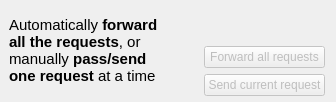
        <widget class="QWidget" name="tab">
         <attribute name="title">
          <string>Controls</string>
         </attribute>
         <layout class="QVBoxLayout" name="verticalLayout_19">
          <property name="leftMargin">
           <number>9</number>
          </property>
          <property name="topMargin">
           <number>6</number>
          </property>
          <property name="bottomMargin">
           <number>6</number>
          </property>
          <item>
           <layout class="QHBoxLayout" name="horizontalLayout_3">
            <item>
             <widget class="QLabel" name="label_13">
              <property name="text">
               <string>&lt;!DOCTYPE HTML PUBLIC &quot;-//W3C//DTD HTML 4.0//EN&quot; &quot;http://www.w3.org/TR/REC-html40/strict.dtd&quot;&gt;
&lt;html&gt;&lt;head&gt;&lt;meta name=&quot;qrichtext&quot; content=&quot;1&quot; /&gt;&lt;style type=&quot;text/css&quot;&gt;
p, li { white-space: pre-wrap; }
&lt;/style&gt;&lt;/head&gt;&lt;body style=&quot; font-family:'Samyak Oriya'; font-size:11pt; font-weight:400; font-style:normal;&quot;&gt;
&lt;p style=&quot; margin-top:0px; margin-bottom:0px; margin-left:0px; margin-right:0px; -qt-block-indent:0; text-indent:0px;&quot;&gt;Automatically &lt;span style=&quot; font-weight:600;&quot;&gt;forward all the requests&lt;/span&gt;, or manually &lt;span style=&quot; font-weight:600;&quot;&gt;pass/send one request&lt;/span&gt; at a time&lt;/p&gt;&lt;/body&gt;&lt;/html&gt;</string>
              </property>
              <property name="wordWrap">
               <bool>true</bool>
              </property>
             </widget>
            </item>
            <item>
             <spacer name="horizontalSpacer">
              <property name="orientation">
               <enum>Qt::Horizontal</enum>
              </property>
              <property name="sizeType">
               <enum>QSizePolicy::Minimum</enum>
              </property>
              <property name="sizeHint" stdset="0">
               <size>
                <width>40</width>
                <height>20</height>
               </size>
              </property>
             </spacer>
            </item>
            <item>
             <layout class="QVBoxLayout" name="verticalLayout_2">
              <item>
               <spacer name="verticalSpacer">
                <property name="orientation">
                 <enum>Qt::Vertical</enum>
                </property>
                <property name="sizeType">
                 <enum>QSizePolicy::Expanding</enum>
                </property>
                <property name="sizeHint" stdset="0">
                 <size>
                  <width>20</width>
                  <height>40</height>
                 </size>
                </property>
               </spacer>
              </item>
              <item>
               <widget class="QPushButton" name="senderPassAllButton">
                <property name="enabled">
                 <bool>false</bool>
                </property>
                <property name="text">
                 <string>Forward all requests</string>
                </property>
                <property name="checkable">
                 <bool>true</bool>
                </property>
               </widget>
              </item>
              <item>
               <widget class="QPushButton" name="senderPassRequestButton">
                <property name="enabled">
                 <bool>false</bool>
                </property>
                <property name="text">
                 <string>Send current request</string>
                </property>
               </widget>
              </item>
             </layout>
            </item>
           </layout>
          </item>
         </layout>
        </widget>
